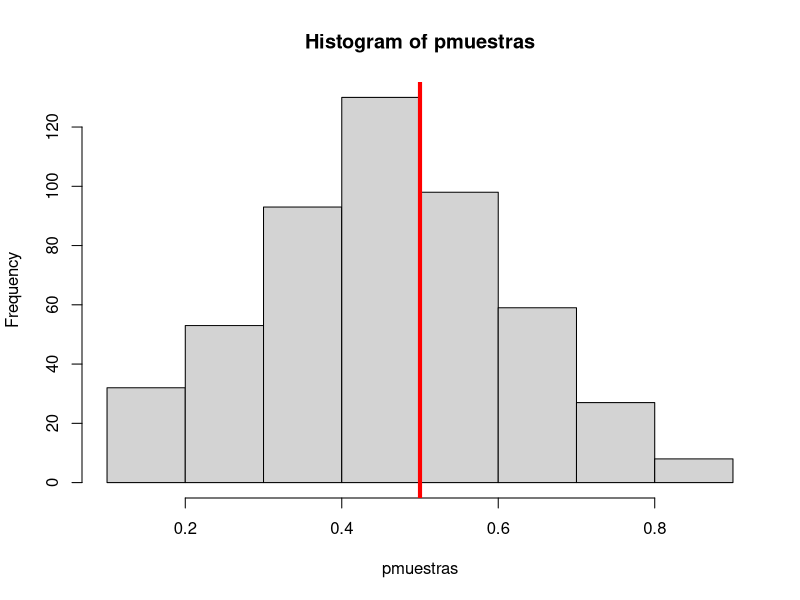
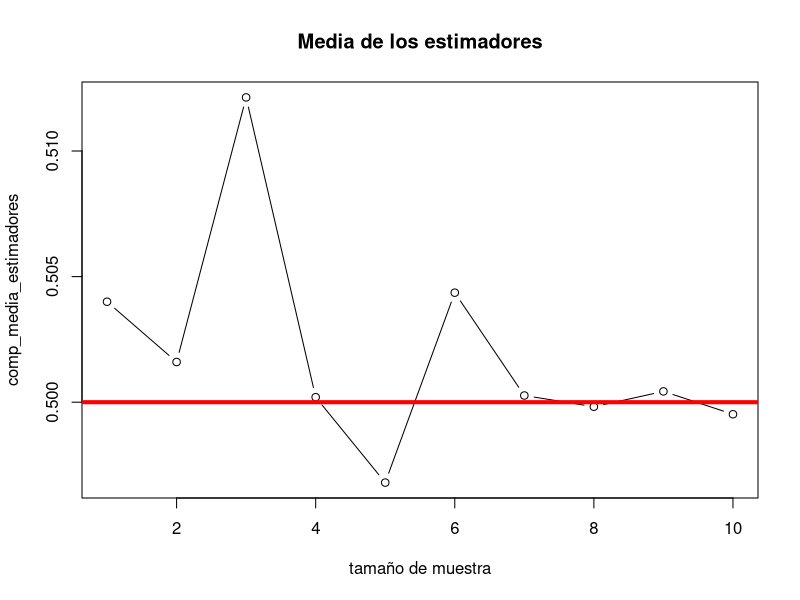
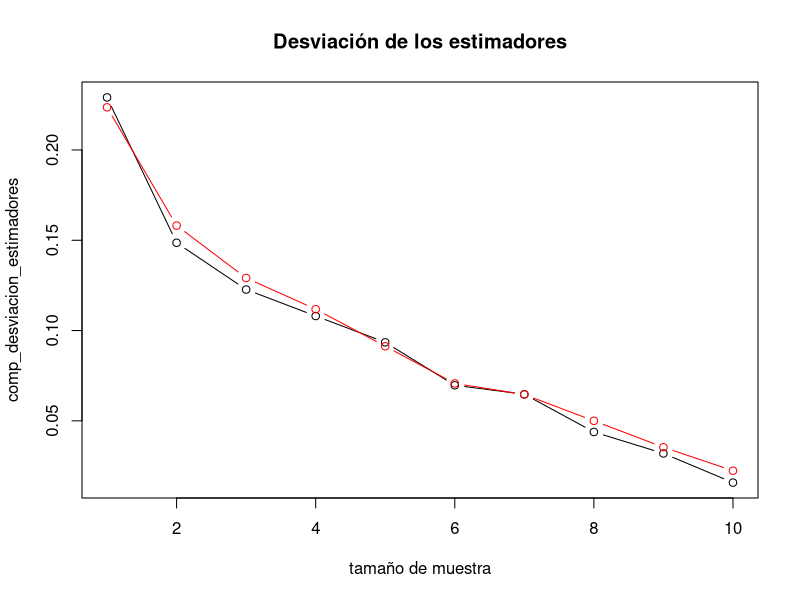
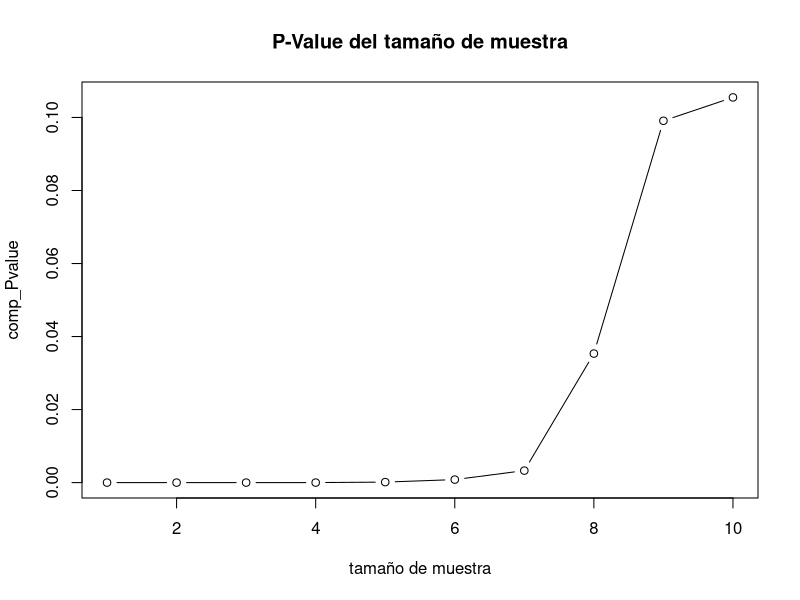
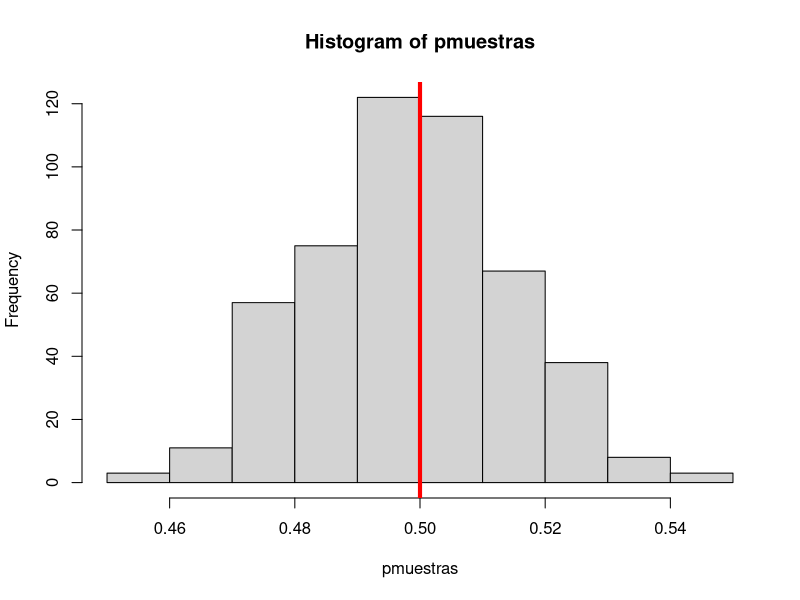
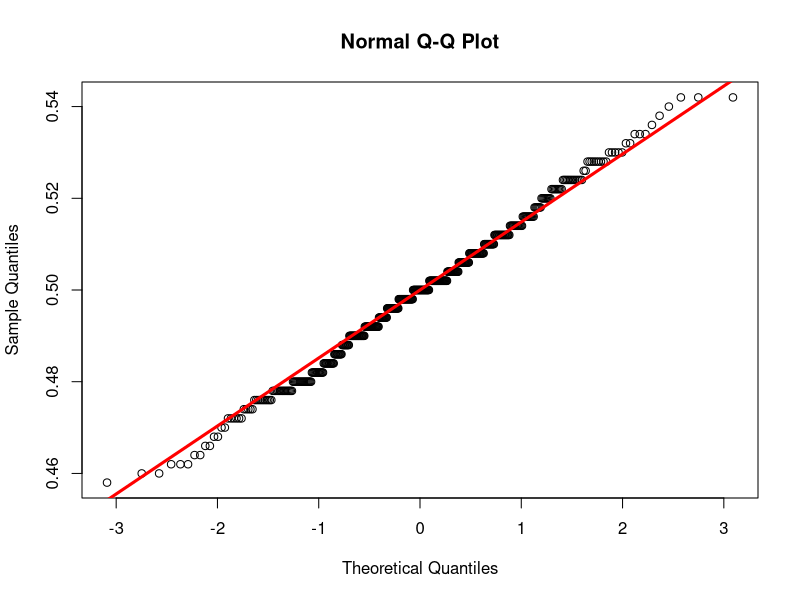
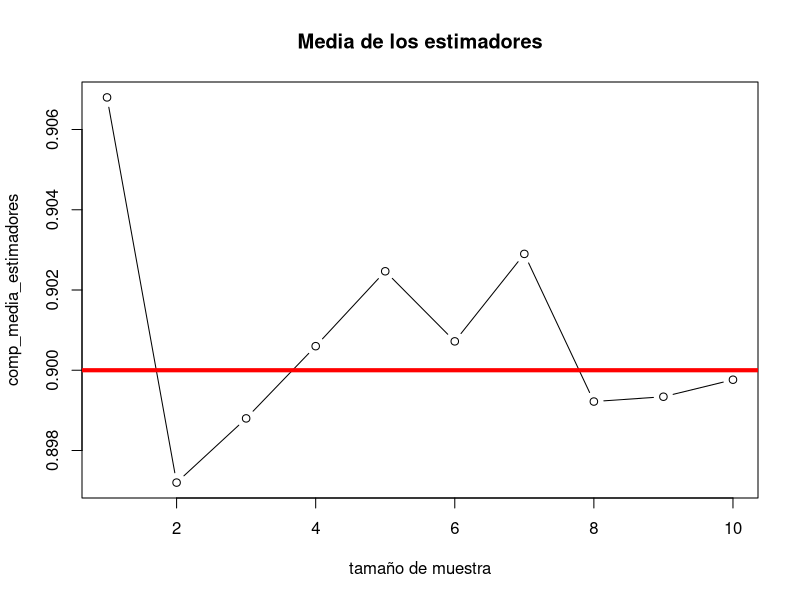
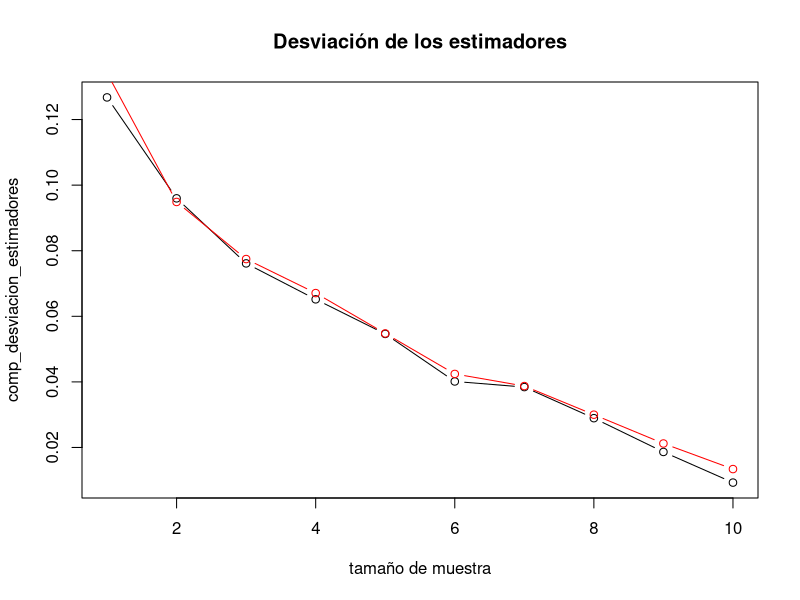

Write R code to recreate these figures, in order.
## ---- chunk 1
knitr::opts_chunk$set(echo = TRUE)
## ---- chunk 2

Lote_plantas=c(rep("enferma",500),rep("sana",500))


## ---- chunk 3

#Se crea la función
Muestra=function(n){
  
  Aleatoria_poblacion=sample(Lote_plantas,size=n)
  
  estimador=sum(Aleatoria_poblacion=="enferma")/n
  
  return(estimador)
  
}


Muestra(10)  


## ---- chunk 4



#Se grafica el estimador (pmuestras)

pmuestras=sapply(rep(10,500),Muestra)
hist(pmuestras)
abline(v=0.5,col="red",lwd=4)


## ---- chunk 5

#Calculos sobre los estimadores 

media_estimadores=mean(pmuestras)
desviacion_estimadores=sd(pmuestras)
desviacion_teorica=sqrt((0.5*0.5)/10) 
media_poblacion=0.5
data.frame(media_poblacion,media_estimadores,desviacion_teorica,desviacion_estimadores)


## ---- chunk 6

tamaño_muestra=c(5,10,15,20,30,50,60,100,200,500)
comp_media_estimadores=1:10
comp_desviacion_estimadores=1:10
comp_Pvalue=1:10
comp_desv_teorica=1:10


for (i in 1:10){
  
  pmuestras=sapply(rep(tamaño_muestra[i],500),Muestra)
  comp_media_estimadores[i]=mean(pmuestras)
  comp_desviacion_estimadores[i]=sd(pmuestras)
  comp_Pvalue[i]=(shapiro.test(pmuestras))[[2]]
  comp_desv_teorica[i]=sqrt((0.5*0.5)/tamaño_muestra[i])
}

plot(comp_media_estimadores,type="b",main="Media de los estimadores",xlab="tamaño de muestra")
abline(h=0.5,col="red",lwd=4)


## ---- chunk 7

plot(comp_desviacion_estimadores,type="b",main="Desviación de los estimadores",xlab="tamaño de muestra")
lines(comp_desv_teorica,col="red",type="b")


## ---- chunk 8

plot(comp_Pvalue,type="b",main="P-Value del tamaño de muestra",xlab="tamaño de muestra")


## ---- chunk 9

hist(pmuestras)
abline(v=0.5,col="red",lwd=4)


## ---- chunk 10

qqnorm(pmuestras)
qqline(pmuestras,col="red",lwd=3)


## ---- chunk 11

Lote_plantas=c(rep("enferma",900),rep("sana",100))


## ---- chunk 12

tamaño_muestra=c(5,10,15,20,30,50,60,100,200,500)
comp_media_estimadores=1:10
comp_desviacion_estimadores=1:10
comp_Pvalue=1:10
comp_desv_teorica=1:10


for (i in 1:10){
  
  pmuestras=sapply(rep(tamaño_muestra[i],500),Muestra)
  comp_media_estimadores[i]=mean(pmuestras)
  comp_desviacion_estimadores[i]=sd(pmuestras)
  comp_Pvalue[i]=(shapiro.test(pmuestras))[[2]]
  comp_desv_teorica[i]=sqrt((0.1*0.9)/tamaño_muestra[i])
}

plot(comp_media_estimadores,type="b",main="Media de los estimadores",xlab="tamaño de muestra")
abline(h=0.9,col="red",lwd=4)


## ---- chunk 13

plot(comp_desviacion_estimadores,type="b",main="Desviación de los estimadores",xlab="tamaño de muestra")
lines(comp_desv_teorica,col="red",type="b")


## ---- chunk 14

plot(comp_Pvalue,type="b",main="P-Value del tamaño de muestra",xlab="tamaño de muestra")


## ---- chunk 15

hist(pmuestras)
abline(v=0.9,col="red",lwd=4)


## ---- chunk 16

qqnorm(pmuestras)
qqline(pmuestras,col="red",lwd=3)


## ---- chunk 17

Lote_1=c(rep("enferma",100),rep("sana",900))
Lote_2=c(rep("enferma",150),rep("sana",1350))


## ---- chunk 18

Calulo=function(n){
 n1=n
 n2=n1
  Muestra1=sample(Lote_1,size=n1)
p1=sum(Muestra1=="enferma")/n1
Muestra2=sample(Lote_2,size=n2)
p2=sum(Muestra2=="enferma")/n2
diferencia=(p1-p2)
return(diferencia)
}


n1=60
Calulo(n=n1) 


## ---- chunk 19

diferencia_p=sapply(rep(n1,500),Calulo)
summary(diferencia_p)

hist(diferencia_p)
abline(v=0,col="red",lwd=4)


## ---- chunk 20

tamaño_muestra=c(5,10,15,20,30,50,60,100,200,500)
comp_media_estimadores=1:10
comp_desviacion_estimadores=1:10
comp_Pvalue=1:10
comp_desv_teorica=1:10



for (i in 1:10){
  diferencia_p=sapply(rep(tamaño_muestra[i],500),Calulo) 
  comp_media_estimadores[i]=mean(diferencia_p)
  comp_desviacion_estimadores[i]=sd(diferencia_p)
  comp_Pvalue[i]=(shapiro.test(diferencia_p))[[2]]
  comp_desv_teorica[i]=sqrt((0.5*0.5)/tamaño_muestra[i])
}

plot(comp_media_estimadores,type="b",main="Media de los estimadores",xlab="tamaño de muestra")
abline(h=0,col="red",lwd=4)


## ---- chunk 21

plot(comp_desviacion_estimadores,type="b",main="Desviación de los estimadores",xlab="tamaño de muestra")
lines(comp_desv_teorica,col="red",type="b")


## ---- chunk 22

plot(comp_Pvalue,type="b",main="P-Value del tamaño de muestra",xlab="tamaño de muestra")


## ---- chunk 23

hist(diferencia_p)
abline(v=0,col="red",lwd=4)


## ---- chunk 24

qqnorm(diferencia_p)
qqline(diferencia_p,col="red",lwd=3)


## ---- chunk 25

Lote_1=c(rep("enferma",100),rep("sana",900))
Lote_2=c(rep("enferma",225),rep("sana",1275))


## ---- chunk 26

P1=sum(Lote_1=="enferma")/(sum(Lote_1=="sana")+sum(Lote_1=="enferma"))
P2=sum(Lote_2=="enferma")/(sum(Lote_2=="sana")+sum(Lote_2=="enferma"))


for (i in 1:10){
  diferencia_p=sapply(rep(tamaño_muestra[i],500),Calulo) 
  comp_media_estimadores[i]=mean(diferencia_p)
  comp_desviacion_estimadores[i]=sd(diferencia_p)
  comp_Pvalue[i]=(shapiro.test(diferencia_p))[[2]]
  comp_desv_teorica[i]=sqrt((0.5*0.5)/tamaño_muestra[i])
}

plot(comp_media_estimadores,type="b")
abline(h=-0.05,col="red",lwd=4)



## ---- chunk 27

plot(comp_desviacion_estimadores,type="b")
lines(comp_desv_teorica,col="red",type="b")


## ---- chunk 28

plot(comp_Pvalue,type="b")


## ---- chunk 29

hist(diferencia_p)
abline(v=-0.05,col="red",lwd=4)


## ---- chunk 30

qqnorm(diferencia_p)
qqline(diferencia_p,col="red",lwd=3)


